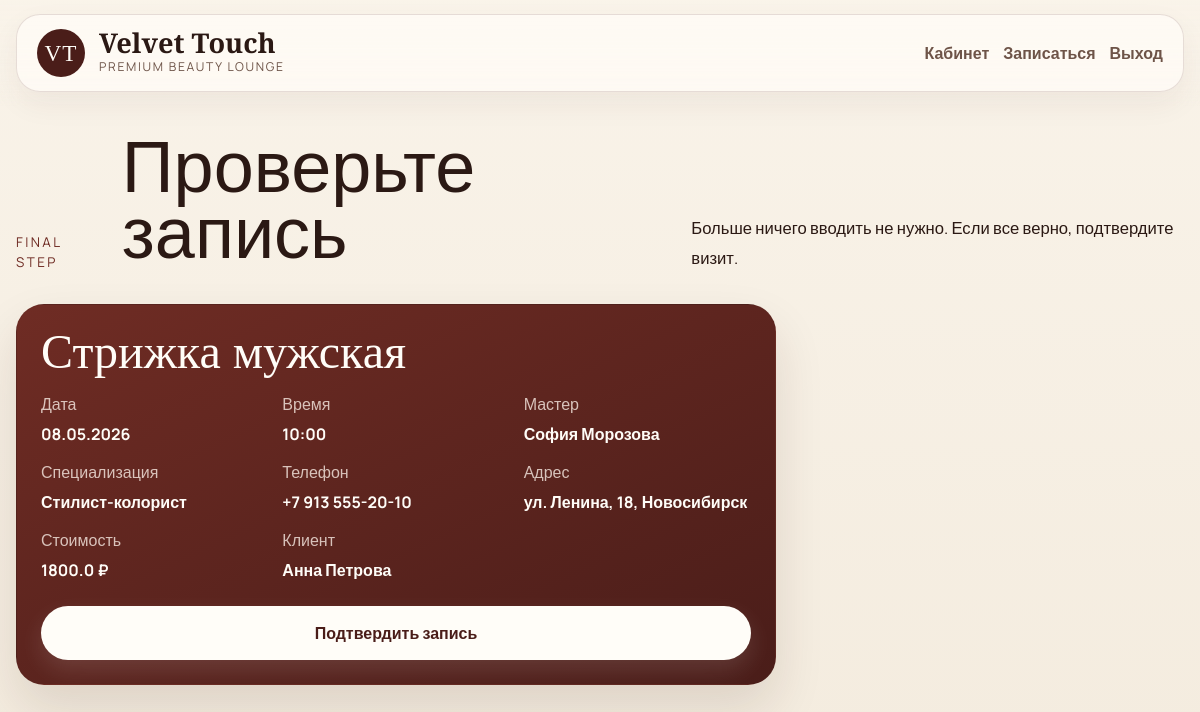
Screenshot of /book/393 (signed in) with the database file from the repository.
### models.py (models this page shows, shortened)
class Service(db.Model):
    __tablename__ = "services"
    id = db.Column(db.Integer, primary_key=True)
    name = db.Column(db.String(100), nullable=False)
    duration = db.Column(db.Integer, nullable=False)
    price = db.Column(db.Float, nullable=False)
    description = db.Column(db.Text)

class Slot(db.Model):
    __tablename__ = "slots"
    id = db.Column(db.Integer, primary_key=True)
    service_id = db.Column(db.Integer, db.ForeignKey("services.id"))
    master_id = db.Column(db.Integer, db.ForeignKey("masters.id"))
    start_time = db.Column(db.DateTime, nullable=False)
    is_available = db.Column(db.Boolean, default=True)
    service = db.relationship("Service")

class Master(db.Model):
    __tablename__ = "masters"
    id = db.Column(db.Integer, primary_key=True)
    name = db.Column(db.String(100), nullable=False)
    specialty = db.Column(db.String(120), nullable=False)
    phone = db.Column(db.String(20), nullable=False)
    address = db.Column(db.String(180), nullable=False)
    bio = db.Column(db.Text)
    photo_filename = db.Column(db.String(120))
    slots = db.relationship("Slot", backref="master", lazy="dynamic")
    appointments = db.relationship("Appointment", backref="master", lazy="dynamic")

class User(UserMixin, db.Model):
    __tablename__ = "users"
    id = db.Column(db.Integer, primary_key=True)
    name = db.Column(db.String(100), nullable=False)
    email = db.Column(db.String(120), unique=True, nullable=False)
    phone = db.Column(db.String(20))
    password_hash = db.Column(db.String(128))
    is_admin = db.Column(db.Boolean, default=False)
    appointments = db.relationship("Appointment", backref="client", lazy="dynamic")
    offers = db.relationship("Offer", backref="client", lazy="dynamic")

### app.py (the view, shortened to what this page needs)
@app.route("/book/<int:slot_id>", methods=["GET", "POST"])
@login_required
def book_slot(slot_id):
    if current_user.is_admin:
        return redirect(url_for("admin_dashboard"))
    slot = Slot.query.get_or_404(slot_id)
    if not slot.is_available or slot.start_time <= datetime.now():
        flash("Это окно уже недоступно.", "warning")
        return redirect(url_for("free_slots"))
    conflict = Appointment.query.filter(
        Appointment.client_id == current_user.id,
        Appointment.status == "active",
        Appointment.start_time == slot.start_time,
    ).first()
    if conflict:
        flash("У вас уже есть запись на это время.", "warning")
        return redirect(url_for("appointments"))
    return render_template("booking.html", slot=slot)

### app.py (called while the page is built)
@login_manager.user_loader
def load_user(user_id):
    return db.session.get(User, int(user_id))

@app.context_processor
def inject_global_context():
    return {
        "now": datetime.now(),
        "salon_name": SALON_NAME,
    }

### templates/booking.html (shortened to what this page needs)
{% extends "base.html" %}
{% block content %}
<section class="booking-funnel-hero">
    <div class="section-shell">
        <span class="eyebrow">Final step</span>
        <h1>Проверьте запись</h1>
        <p>Больше ничего вводить не нужно. Если все верно, подтвердите визит.</p>
    </div>
</section>
<section class="section-shell final-check-layout">
    <article class="final-check-card">
        <h2>{{ slot.service.name }}</h2>
        <div class="confirm-grid">
            <div><span>Дата</span><strong>{{ slot.start_time.strftime('%d.%m.%Y') }}</strong></div>
            <div><span>Время</span><strong>{{ slot.start_time.strftime('%H:%M') }}</strong></div>
            <div><span>Мастер</span><strong>{{ slot.master.name }}</strong></div>
            <div><span>Специализация</span><strong>{{ slot.master.specialty }}</strong></div>
            <div><span>Телефон</span><strong>{{ slot.master.phone }}</strong></div>
            <div><span>Адрес</span><strong>{{ slot.master.address }}</strong></div>
            <div><span>Стоимость</span><strong>{{ slot.service.price }} ₽</strong></div>
            <div><span>Клиент</span><strong>{{ current_user.name }}</strong></div>
        </div>
        <form method="POST">
            <button class="btn btn-primary w-100" type="submit">Подтвердить запись</button>
        </form>
    </article>
</section>
{% endblock %}

### static/css/style.css (style rules this page uses)
:root { --cream: #f7f0e4; --cream-soft: #f1e7d8; --white: #fffdf8; --wine: #6f2c24; --wine-dark: #4a1d19; --wine-deep: #34120f; --green-accent: #314b43; --text: #2b1914; --muted: #6e5448; --line: rgba(87, 45, 36, 0.14); --shadow: 0 24px 50px rgba(61, 22, 16, 0.12); }
* { box-sizing: border-box; }
html { scroll-behavior: smooth; }
body { margin: 0; background: linear-gradient(180deg, #f9f3e9, #f4ecdf); color: var(--text); font-family: "Manrope", sans-serif; }
.shell, .section-shell { width: min(1360px, calc(100% - 32px)); margin: 0 auto; }
.brand-link strong, .editorial-hero h1, .editorial-cream-band h2, .story-copy h2, .section-heading-block h2, .simple-hero h1, .auth-info h1, .auth-card h2, .offer-card h2, .final-check-card h2, .funnel-card h2, .confirm-card h2, .landing-service-row strong, .master-card-copy h3, .detail-card h2, .testimonial-card p { font-family: "Cormorant Garamond", serif; }
.btn { border: none; border-radius: 999px; padding: 0.95rem 1.45rem; font-weight: 700; transition: transform 0.2s ease, box-shadow 0.2s ease; }
.btn-primary { background: var(--white); color: var(--wine-dark); box-shadow: 0 10px 24px rgba(255, 255, 255, 0.12); }
.eyebrow { display: inline-block; margin-bottom: 16px; color: rgba(255, 244, 236, 0.82); font-size: 0.84rem; letter-spacing: 0.18em; text-transform: uppercase; }
.editorial-hero h1, .simple-hero h1, .auth-info h1, .booking-funnel-hero h1 { font-size: clamp(3rem, 6vw, 5.8rem); line-height: 0.92; margin: 0 0 24px; }
.editorial-hero-copy p, .editorial-cream-band p, .story-copy p, .simple-hero p, .muted-paragraph, .detail-note, .auth-info p, .auth-footer, .auth-card p, .offer-card p, .master-card-copy p, .booking-funnel-hero p, .muted-dark { font-size: 1.04rem; line-height: 1.8; }
.editorial-cream-band h2, .story-copy h2, .section-heading-block h2, .funnel-card h2, .confirm-card h2, .final-check-card h2, .detail-card h2, .auth-card h2, .offer-card h2 { font-size: clamp(2.3rem, 4vw, 4rem); line-height: 0.96; margin: 0 0 16px; }
.editorial-cream-band h2, .section-heading-block .eyebrow, .simple-hero .eyebrow, .booking-funnel-hero .eyebrow, .muted-dark { color: var(--wine); }
.master-card, .clean-card, .detail-card, .offer-card, .auth-card, .funnel-card, .confirm-card, .final-check-card { border-radius: 28px; border: 1px solid var(--line); background: rgba(255, 251, 246, 0.9); box-shadow: var(--shadow); }
.simple-hero, .booking-funnel-hero { padding: 24px 0 16px; }
.simple-hero, .booking-funnel-hero .section-shell { display: flex; justify-content: space-between; align-items: flex-end; gap: 20px; }
.clean-card, .detail-card, .offer-card, .auth-card, .funnel-card, .confirm-card, .final-check-card { padding: 24px; }
.detail-grid, .confirm-grid { display: grid; grid-template-columns: repeat(3, minmax(0, 1fr)); gap: 14px; margin-bottom: 18px; }
.detail-grid span, .confirm-grid span, .summary-row span { display: block; color: var(--muted); margin-bottom: 6px; }
.detail-grid strong, .confirm-grid strong { font-size: 1rem; }
.booking-funnel-hero { padding-top: 26px; }
.confirm-card, .final-check-card { background: linear-gradient(155deg, var(--wine), var(--wine-dark)); color: var(--white); }
.confirm-card .section-heading-block .eyebrow, .final-check-card .eyebrow, .final-check-card span, .confirm-card span { color: rgba(255, 245, 236, 0.76); }
.confirm-card .btn-primary, .final-check-card .btn-primary { margin-top: 6px; }
.final-check-layout { display: grid; grid-template-columns: minmax(0, 760px); }

### rows the page displays
Service: service.name "Стрижка мужская", service.price "1800.0"
Slot: start_time "08.05.2026", start_time "10:00"
Master: master.name "София Морозова", master.specialty "Стилист-колорист", master.phone "+7 913 555-20-10", master.address "ул. Ленина, 18, Новосибирск"
User: name "Анна Петрова"

### other values shown
{{ salon_name }} "Velvet Touch"
